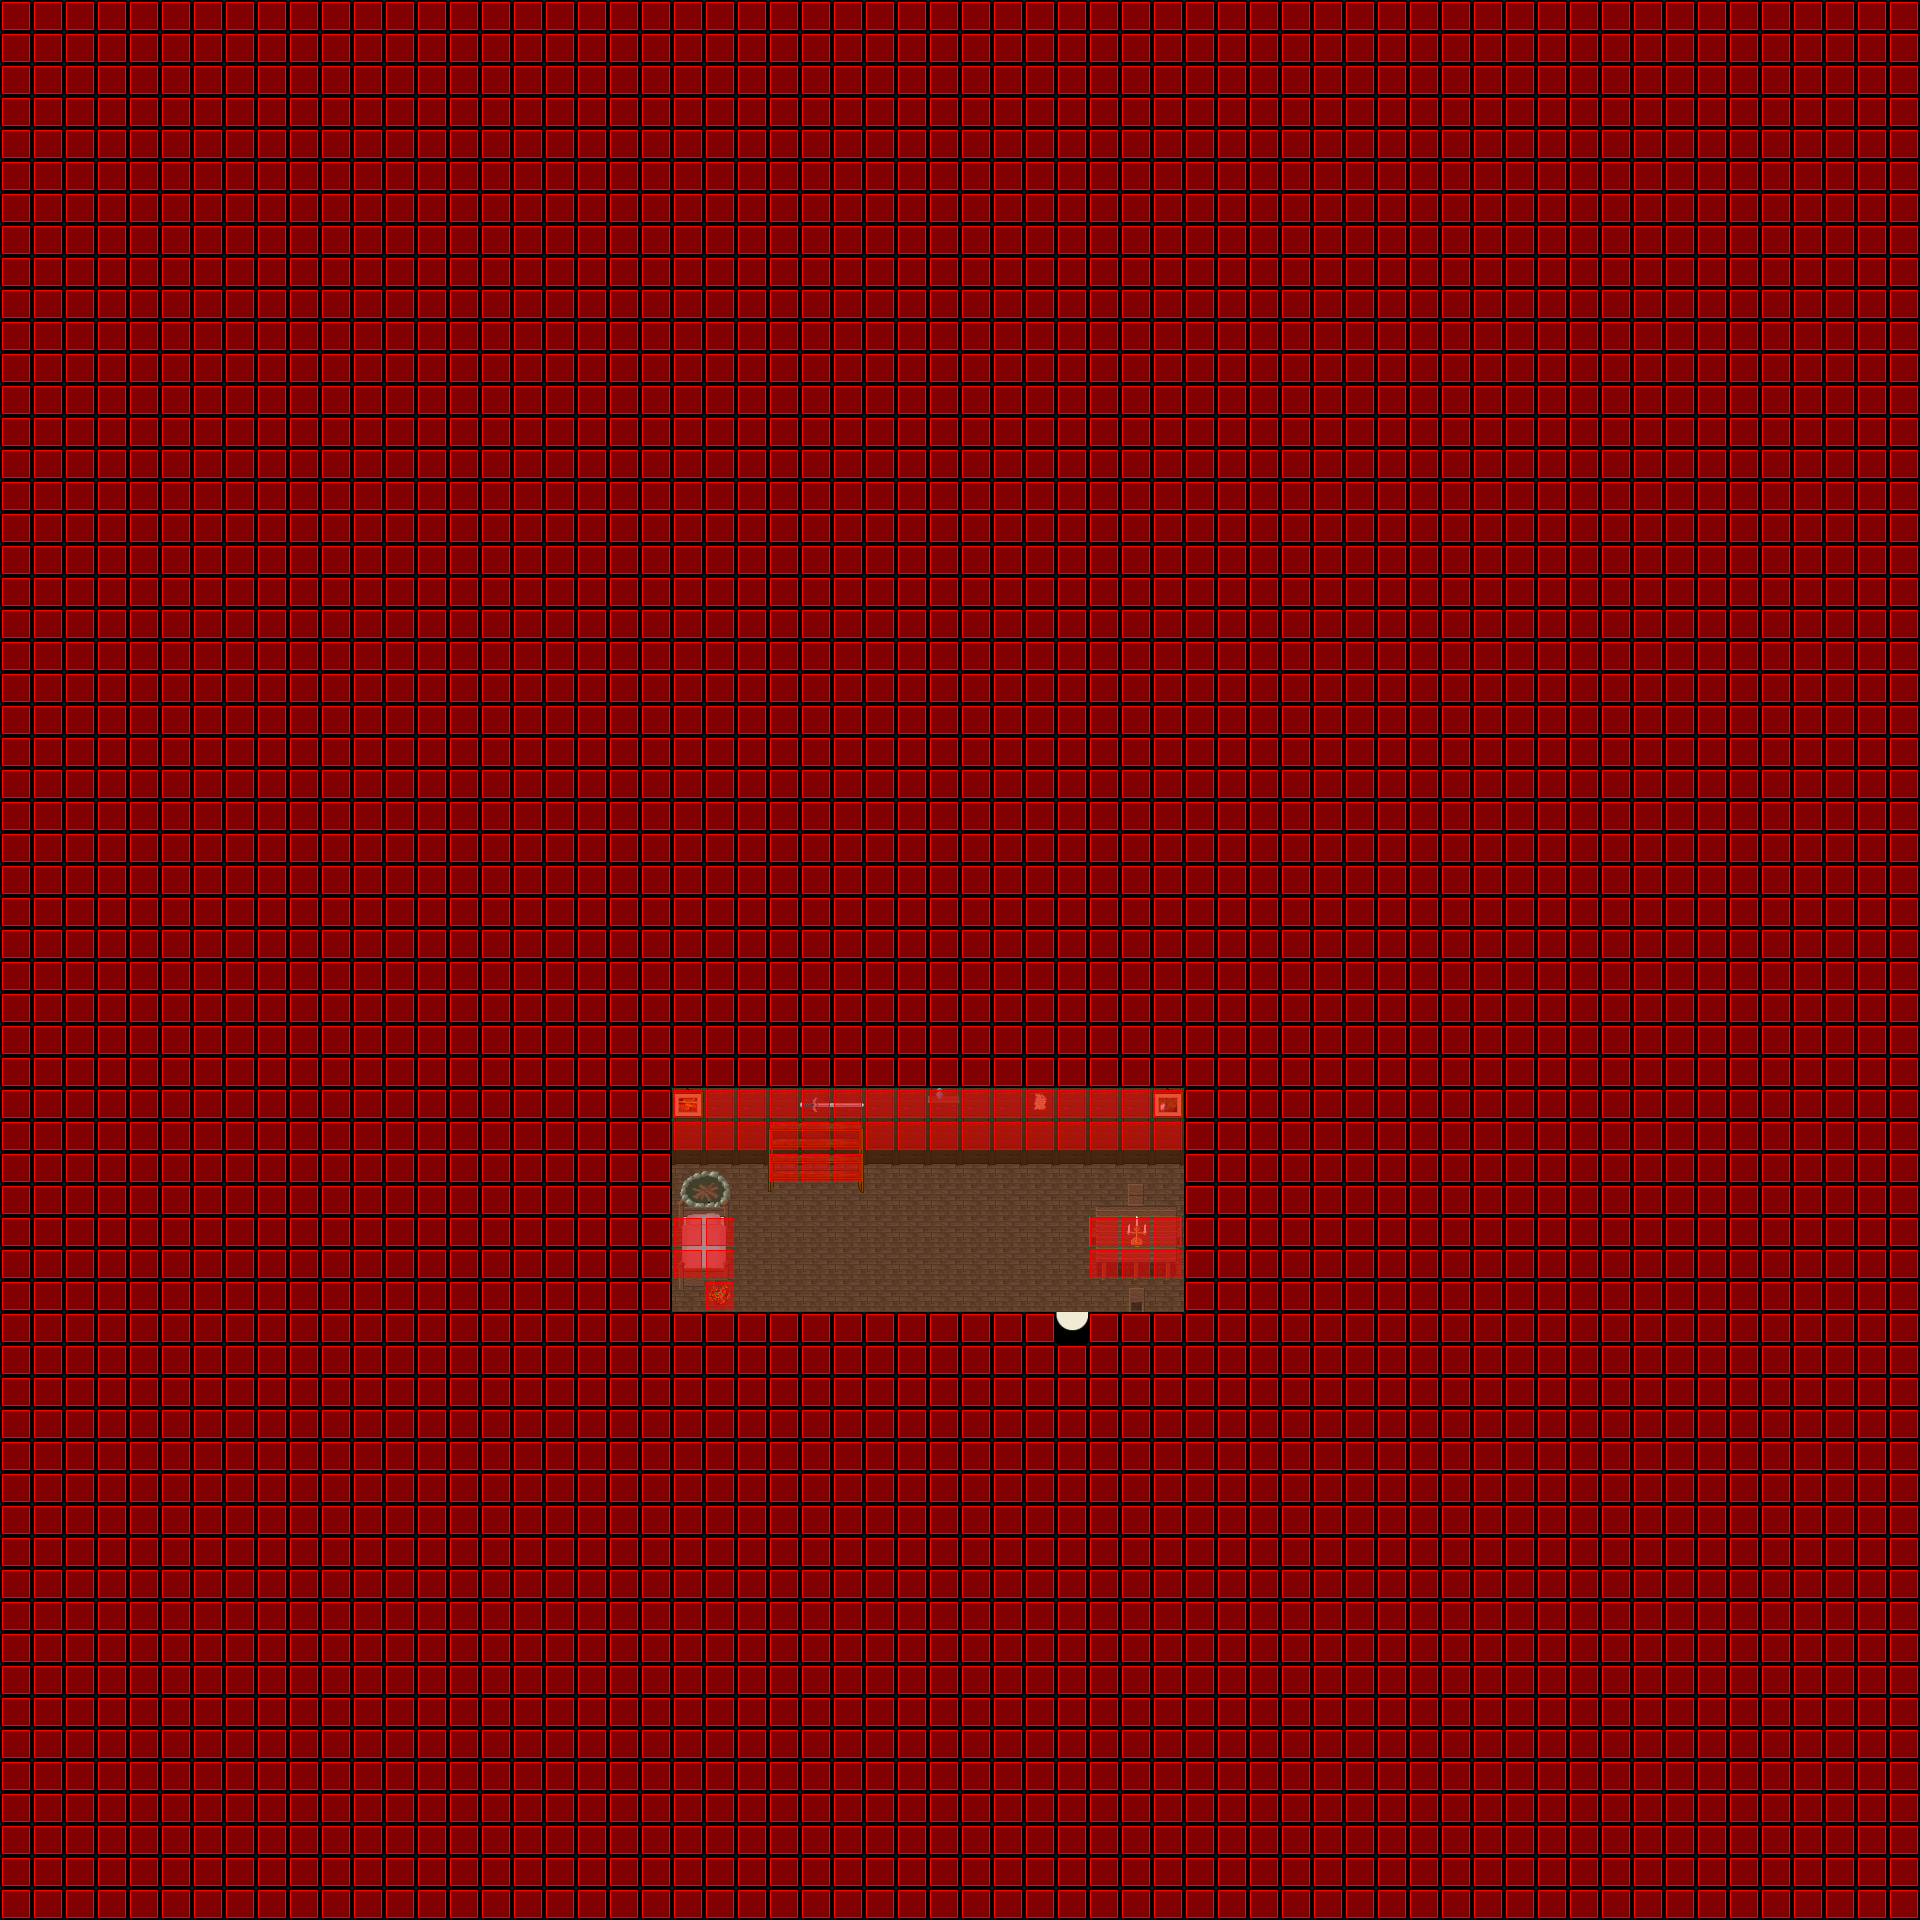

This game map was drawn from its Tiled (.tmx) file and the tilesets committed beside it. A one-line description and the trimmed map source follow:
An orthogonal 60x60 tile map with 32x32 px tiles, 7 tile layers (Ground, Ground, Ground, Ground, ...), 6 tilesets and 2 objects (SCRIPT, WARP).

<map version="1.0" orientation="orthogonal" width="60" height="60" tilewidth="32" tileheight="32">
 <properties>
  <property name="music" value="faith.ogg" />
 </properties>
 <tileset firstgid="1" name="collision1_32_32" tilewidth="32" tileheight="32">
  <image source="../graphics/tiles/collision1_32_32.png" width="1024" height="1024" />
 </tileset>
 <tileset firstgid="1025" name="indoor3_32_32" tilewidth="32" tileheight="32">
  <image source="../graphics/tiles/indoor3_32_32.png" width="1024" height="1024" />
 </tileset>
 <tileset firstgid="2049" name="indoor2_32_32" tilewidth="32" tileheight="32">
  <image source="../graphics/tiles/indoor2_32_32.png" width="1024" height="1024" />
 </tileset>
 <tileset firstgid="3073" name="indoor2_32_64" tilewidth="32" tileheight="64">
  <image source="../graphics/tiles/indoor2_32_64.png" width="1024" height="1024" />
 </tileset>
 <tileset firstgid="3585" name="indoor2_32_96" tilewidth="32" tileheight="96">
  <image source="../graphics/tiles/indoor2_32_96.png" width="1024" height="960" />
 </tileset>
 <tileset firstgid="3905" name="indoor1_32_64" tilewidth="32" tileheight="64">
  <image source="../graphics/tiles/indoor1_32_64.png" width="1024" height="1024" />
 </tileset>
 <layer name="Ground" width="60" height="60">
  <data>[3600 cells, 3600 non-empty, 7 distinct tile ids]</data>
 </layer>
 <layer name="Ground" width="60" height="60">
  <data>[3600 cells, 48 non-empty, 3 distinct tile ids]</data>
 </layer>
 <layer name="Ground" width="60" height="60">
  <data>[3600 cells, 22 non-empty, 22 distinct tile ids]</data>
 </layer>
 <layer name="Ground" width="60" height="60">
  <data>[3600 cells, 1 non-empty, 1 distinct tile ids]</data>
 </layer>
 <layer name="Fringe" width="60" height="60">
  <data>[3600 cells, 3 non-empty, 3 distinct tile ids]</data>
 </layer>
 <layer name="Over" width="60" height="60">
  <data>[3600 cells, 3 non-empty, 3 distinct tile ids]</data>
 </layer>
 <layer name="Collision" width="60" height="60">
  <data>[3600 cells, 3533 non-empty, 1 distinct tile ids]</data>
 </layer>
 <objectgroup name="Object" width="60" height="60">
  <object name="External Map Events" type="SCRIPT" x="0" y="0">
   <properties>
    <property name="FILENAME" value="scripts/maps/iw-nelaro-house08-o00-o00-o00.lua" />
   </properties>
  </object>
  <object name="Warp to city" type="WARP" x="1056" y="1312" width="32" height="32">
   <properties>
    <property name="DEST_MAP" value="ow-o0000-n0004-o0000" />
    <property name="DEST_X" value="5008" />
    <property name="DEST_Y" value="4464" />
   </properties>
  </object>
 </objectgroup>
</map>
